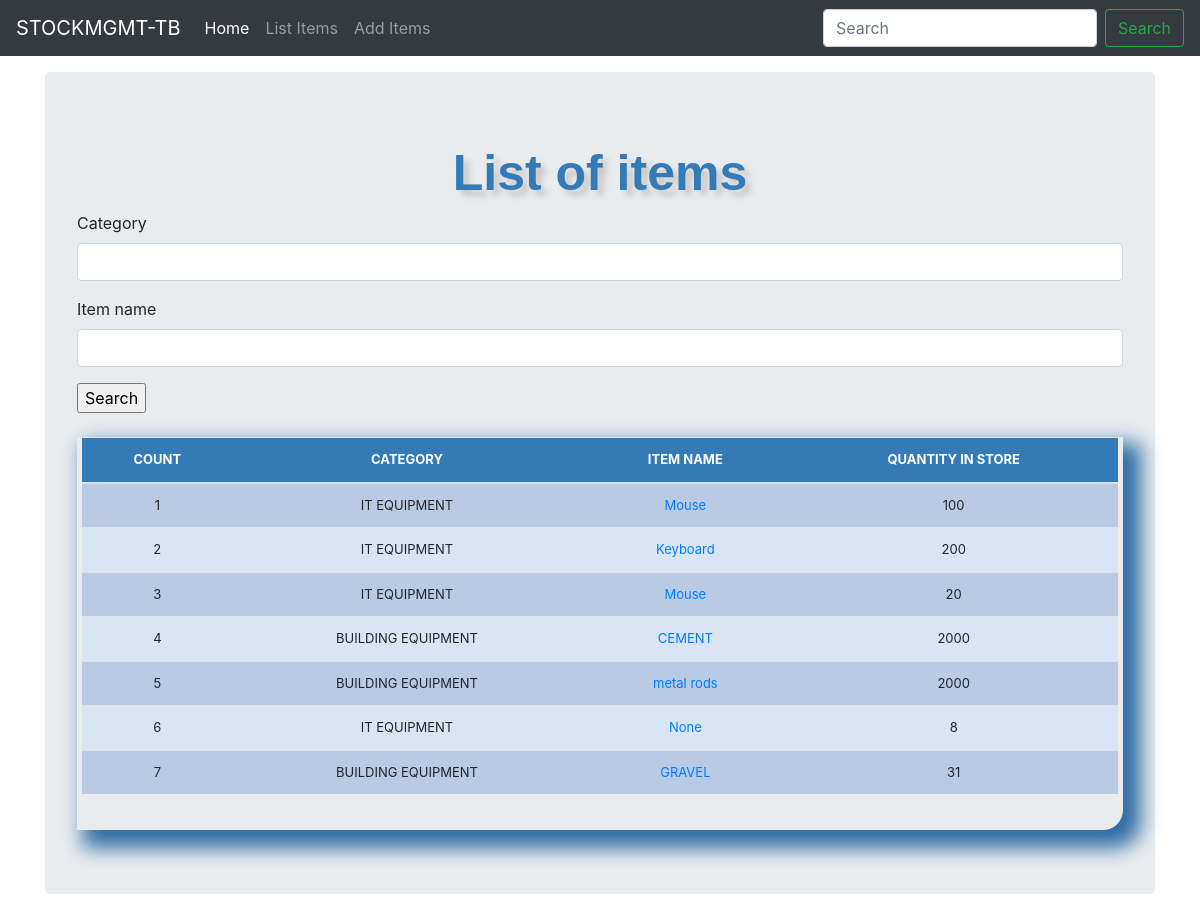
/list_items/, run on an earlier commit of the app's database.
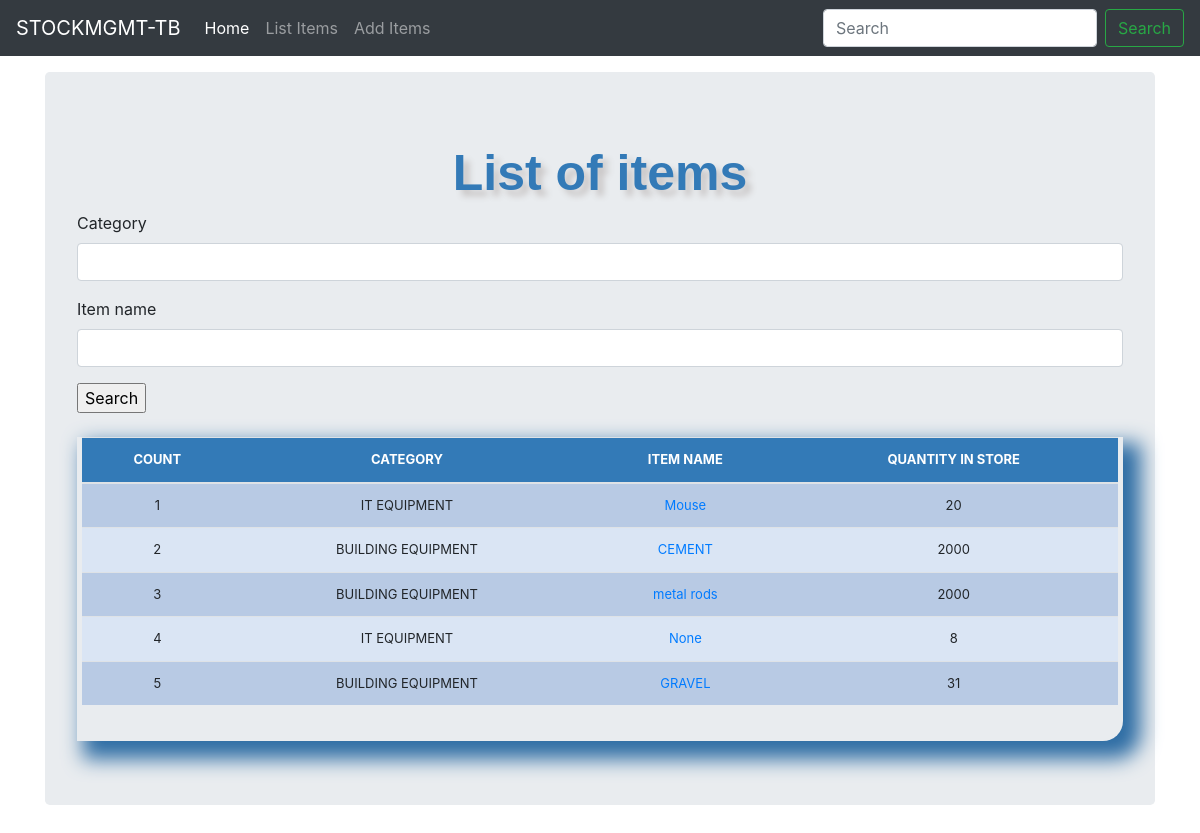
And on a later commit of the database.
### stockman/models.py (models this page shows, shortened)
class Stock(models.Model):
    category = models.CharField(max_length=50, blank=True, null=True)
    item_name = models.CharField(max_length=50, blank=True, null=True)
    quantity = models.IntegerField(default=0, blank=True, null=True)
    receive_quantity = models.IntegerField(default=0, blank=True, null=True)
    receive_by = models.CharField(max_length=50, blank=True, null=True)
    issued_quantity = models.IntegerField(default=0, blank=True, null=True)
    issued_by = models.CharField(max_length=50, blank=True, null=True)
    issued_to = models.CharField(max_length=50, blank=True, null=True)
    phone_number = models.CharField(max_length=50, blank=True, null=True)
    created_by = models.CharField(max_length=50, blank=True, null=True)
    reorder_level = models.IntegerField(default=0, blank=True, null=True)
    last_updated = models.DateTimeField(auto_now_add=False, null=True)
    export_to_CSV = models.BooleanField(default=False)

### stockman/views.py (the view, shortened to what this page needs)
# urls.py: path('list_items/', views.list_items, name='list-items'),
def list_items(request):
    header = "List of items"
    queryset = Stock.objects.all()
    form = StockSearchForm(request.POST or None)
    context = {
        "header": header,
        "queryset": queryset,
        "form": form
    }
    return render(request, "list-item.html", context)

### stockman/forms.py
class StockSearchForm(forms.ModelForm):
    class Meta:
        model = Stock
        fields = ['category', 'item_name']

### stockman/templates/list-item.html (shortened to what this page needs)
{% load staticfiles %}
{% load crispy_forms_tags %}
<!doctype html>
<html lang="en">
<head>
    <link rel="stylesheet" href="{% static 'css/style.css' %}">
    <link rel="stylesheet" href="{% static 'css/bootstrap.min.css' %}">
    <link rel="stylesheet" href="{% static 'css/navbar-top-fixed.css' %}">
</head>
<body>
{% include 'navbar.html' %}
<main role="main" class="container">
    <div class="jumbotron">
        <div class="header">{{header}}</div>
        <form method="POST" action="">{%  csrf_token %}
        {{form|crispy}}
            <input type="submit" value="Search" />
        </form>
        <br>
        <div class="display-table">
            <table class="table">
                <thead>
                <tr>
                    <th>COUNT</th>
                    <th>CATEGORY</th>
                    <th>ITEM NAME</th>
                    <th>QUANTITY IN STORE</th>
                </tr>
                </thead>
                {% for instance in queryset %}
                <tr>
                    <td>{{ forloop.counter }}</td>
                    <td>{{ instance.category }}</td>
                    <td><a href="{% url 'update-items' instance.id %}">{{ instance.item_name }}</a></td>
                    <td>{{ instance.quantity }}</td>
                </tr>
                {% endfor %}
            </table>
        </div>
    </div>
</main>
</body>
</html>

### stockman/templates/navbar.html (shortened to what this page needs)
  <nav class="navbar navbar-expand-md navbar-dark fixed-top bg-dark">
  <a class="navbar-brand" href="/">STOCKMGMT-TB</a>
  <div class="collapse navbar-collapse" id="navbarCollapse">
    <ul class="navbar-nav mr-auto">
      <li class="nav-item active">
        <a class="nav-link" href="/">Home <span class="sr-only">(current)</span></a>
      </li>
      <li class="nav-item">
        <a class="nav-link" href="/list_items">List Items</a>
      </li>
      <li class="nav-item">
        <a class="nav-link" href="/add_items">Add Items</a>
      </li>
    </ul>
    <form class="form-inline mt-2 mt-md-0">
      <input class="form-control mr-sm-2" type="text" placeholder="Search" aria-label="Search">
      <button class="btn btn-outline-success my-2 my-sm-0" type="submit">Search</button>
    </form>
  </div>
</nav>

### stockman/static/css/style.css (style rules this page uses)
body { background-color : #34eb6b; }
.table { font-size: 13px; text-align: center; width: 95%; margin: auto; }
.table tr:nth-child(odd) { background: #B8CAE4; }
.table tr:nth-child(even) { background: #dae5f4; }
th { background-color: #337ab7; color: white; }
.display-table { border-bottom-right-radius: 20px; padding-left: 5px; padding-right: 5px; padding-bottom: 20px; box-shadow: 12px 12px 20px 6px #2e6da4; }
.header { font-family: helvetica; color: #337ab7; font-size: 50px; text-align: center; width: 100%; text-shadow: 6px 6px 6px #c9c6c6; display: block; font-weight: bolder; }

### stockman/static/css/navbar-top-fixed.css (style rules this page uses)
body { min-height: 75rem; padding-top: 4.5rem; }

What changed in the data, as far as the page shows it:
removed Stock: category "IT EQUIPMENT", item_name "Mouse", quantity "100"
removed Stock: category "IT EQUIPMENT", item_name "Keyboard", quantity "200"
